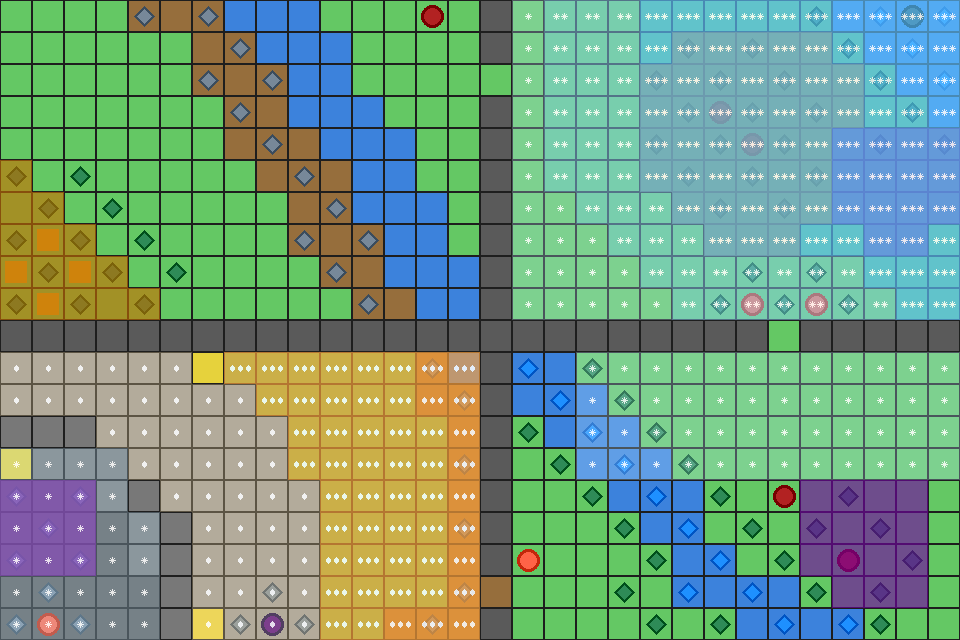

Below is a game level as drawn by its tile map, then a one-line description and the .tmx file that defines it, in full:
An orthogonal 30x20 tile map with 32x32 px tiles, 4 tile layers (地形, 発生, 地域, 気温), 6 tilesets.

<map version="1.10" tiledversion="1.12.2" orientation="orthogonal" renderorder="right-down" width="30" height="20" tilewidth="32" tileheight="32" infinite="0" nextlayerid="5" nextobjectid="1">
 <tileset firstgid="1" source="tilesets/001_simple/terrain.tsx" />
 <tileset firstgid="8" source="tilesets/001_simple/food_spawn.tsx" />
 <tileset firstgid="11" source="tilesets/001_simple/nest.tsx" />
 <tileset firstgid="19" source="tilesets/001_simple/region.tsx" />
 <tileset firstgid="27" source="tilesets/001_simple/chill.tsx" />
 <tileset firstgid="30" source="tilesets/001_simple/heat.tsx" />
 <layer id="1" name="地形" width="30" height="20" locked="1">
  <data encoding="csv">
1,1,1,1,2,2,2,3,3,3,1,1,1,1,1,7,1,1,1,1,1,1,1,1,1,1,3,3,3,3,
1,1,1,1,1,1,2,2,3,3,3,1,1,1,1,7,1,1,1,1,1,1,1,1,1,1,1,3,3,3,
1,1,1,1,1,1,2,2,2,3,3,1,1,1,1,1,1,1,1,1,1,1,1,1,1,1,1,1,3,3,
1,1,1,1,1,1,1,2,2,3,3,3,1,1,1,7,1,1,1,1,1,1,1,1,1,1,1,1,1,3,
1,1,1,1,1,1,1,2,2,2,3,3,3,1,1,7,1,1,1,1,1,1,1,1,1,1,1,1,1,1,
1,1,1,1,1,1,1,1,2,2,2,3,3,1,1,7,1,1,1,1,1,1,1,1,1,1,1,1,1,1,
1,1,1,1,1,1,1,1,1,2,2,3,3,3,1,7,1,1,1,1,1,1,1,1,1,1,1,1,1,1,
1,1,1,1,1,1,1,1,1,2,2,2,3,3,1,7,1,1,1,1,1,1,1,1,1,1,1,1,1,1,
1,1,1,1,1,1,1,1,1,1,2,2,3,3,3,7,1,1,1,1,1,1,1,1,1,1,1,1,1,1,
1,1,1,1,1,1,1,1,1,1,1,2,2,3,3,7,1,1,1,1,1,1,1,1,1,1,1,1,1,1,
7,7,7,7,7,7,7,7,7,7,7,7,7,7,7,7,7,7,7,7,7,7,7,7,1,7,7,7,7,7,
5,5,5,5,5,5,4,1,1,1,1,1,1,2,3,7,3,3,1,1,1,1,1,1,1,1,1,1,1,1,
5,5,5,5,5,5,5,5,1,1,1,1,1,2,2,7,3,3,3,1,1,1,1,1,1,1,1,1,1,1,
6,6,6,5,5,5,5,5,5,1,1,1,1,1,2,7,1,3,3,3,1,1,1,1,1,1,1,1,1,1,
4,6,6,6,5,5,5,5,5,1,1,1,1,1,2,7,1,1,3,3,3,1,1,1,1,1,1,1,1,1,
7,7,7,6,6,5,5,5,5,5,1,1,1,1,2,7,1,1,1,3,3,3,1,1,1,1,1,1,1,1,
7,7,7,7,6,6,5,5,5,5,1,1,1,1,2,7,1,1,1,1,3,3,1,1,1,1,1,1,1,1,
7,7,7,7,6,6,5,5,5,5,1,1,1,1,2,7,1,1,1,1,1,3,3,1,1,1,1,1,1,1,
7,7,7,7,7,6,5,5,5,5,1,1,1,1,2,2,1,1,1,1,1,3,3,3,3,1,1,1,1,1,
7,7,7,7,7,6,4,5,5,5,1,1,2,2,2,7,1,1,1,1,1,1,1,3,3,3,3,1,1,1
</data>
 </layer>
 <layer id="2" name="発生" width="30" height="20" locked="1">
  <data encoding="csv">
0,0,0,0,10,0,10,0,0,0,0,0,0,11,0,0,0,0,0,0,0,0,0,0,0,8,0,9,14,9,
0,0,0,0,0,0,0,10,0,0,0,0,0,0,0,0,0,0,0,0,0,8,0,8,0,0,8,0,9,0,
0,0,0,0,0,0,10,0,10,0,0,0,0,0,0,0,0,0,0,0,8,0,8,0,8,0,0,8,0,9,
0,0,0,0,0,0,0,10,0,0,0,0,0,0,0,0,0,0,0,0,0,8,11,8,0,8,0,0,8,0,
0,0,0,0,0,0,0,0,10,0,0,0,0,0,0,0,0,0,0,0,8,0,8,11,8,0,0,8,0,8,
8,0,8,0,0,0,0,0,0,10,0,0,0,0,0,0,0,0,0,0,0,8,0,8,0,8,0,0,0,0,
0,8,0,8,0,0,0,0,0,0,10,0,0,0,0,0,0,0,0,0,0,0,8,0,8,0,0,0,0,0,
8,15,8,0,8,0,0,0,0,10,0,10,0,0,0,0,0,0,0,0,0,0,0,0,0,0,0,0,0,0,
15,8,15,8,0,8,0,0,0,0,10,0,0,0,0,0,0,0,0,0,0,0,0,8,0,8,0,0,0,0,
8,15,8,0,8,0,0,0,0,0,0,10,0,0,0,0,0,0,0,0,0,0,8,12,8,12,8,0,0,0,
0,0,0,0,0,0,0,0,0,0,0,0,0,0,0,0,0,0,0,0,0,0,0,0,0,0,0,0,0,0,
0,0,0,0,0,0,0,0,0,0,0,0,0,10,0,0,9,0,8,0,0,0,0,0,0,0,0,0,0,0,
0,0,0,0,0,0,0,0,0,0,0,0,0,0,10,0,0,9,0,8,0,0,0,0,0,0,0,0,0,0,
0,0,0,0,0,0,0,0,0,0,0,0,0,0,0,0,8,0,9,0,8,0,0,0,0,0,0,0,0,0,
0,0,0,0,0,0,0,0,0,0,0,0,0,0,10,0,0,8,0,9,0,8,0,0,0,0,0,0,0,0,
10,0,10,0,0,0,0,0,0,0,0,0,0,0,0,0,0,0,8,0,9,0,8,0,11,0,8,0,0,0,
0,10,0,0,0,0,0,0,0,0,0,0,0,0,10,0,0,0,0,8,0,9,0,8,0,8,0,8,0,0,
10,0,10,0,0,0,0,0,0,0,0,0,0,0,0,0,12,0,0,0,8,0,9,0,8,0,11,0,8,0,
0,10,0,0,0,0,0,0,10,0,0,0,0,0,10,0,0,0,0,8,0,9,0,9,0,8,0,8,0,0,
10,12,10,0,0,0,0,10,13,10,0,0,0,10,0,0,0,0,0,0,8,0,8,0,9,0,9,8,0,0
</data>
 </layer>
 <layer id="3" name="地域" width="30" height="20">
  <data encoding="csv">
0,0,0,0,0,0,0,0,0,0,0,0,0,0,0,0,0,0,0,0,0,0,0,0,0,0,0,0,0,0,
0,0,0,0,0,0,0,0,0,0,0,0,0,0,0,0,0,0,0,0,0,20,20,20,20,20,0,0,0,0,
0,0,0,0,0,0,0,0,0,0,0,0,0,0,0,0,0,0,0,0,20,20,20,20,20,20,20,0,0,0,
0,0,0,0,0,0,0,0,0,0,0,0,0,0,0,0,0,0,0,0,20,20,20,20,20,20,20,0,0,0,
0,0,0,0,0,0,0,0,0,0,0,0,0,0,0,0,0,0,0,0,20,20,20,20,20,20,21,21,21,21,
20,0,0,0,0,0,0,0,0,0,0,0,0,0,0,0,0,0,0,0,20,20,20,20,20,20,21,21,21,21,
20,20,0,0,0,0,0,0,0,0,0,0,0,0,0,0,0,0,0,0,0,20,20,20,20,20,21,21,21,21,
20,20,20,0,0,0,0,0,0,0,0,0,0,0,0,0,0,0,0,0,0,0,20,20,20,0,0,21,21,0,
20,20,20,20,0,0,0,0,0,0,0,0,0,0,0,0,0,0,0,0,0,0,0,0,0,0,0,0,0,0,
20,20,20,20,20,0,0,0,0,0,0,0,0,0,0,0,0,0,0,0,0,0,0,0,0,0,0,0,0,0,
0,0,0,0,0,0,0,0,0,0,0,0,0,0,0,0,0,0,0,0,0,0,0,0,0,0,0,0,0,0,
0,0,0,0,0,0,0,0,0,0,0,0,0,0,0,0,0,0,0,0,0,0,0,0,0,0,0,0,0,0,
0,0,0,0,0,0,0,0,0,0,0,0,0,0,0,0,0,0,0,0,0,0,0,0,0,0,0,0,0,0,
0,0,0,0,0,0,0,0,0,0,0,0,0,0,0,0,0,0,0,0,0,0,0,0,0,0,0,0,0,0,
0,0,0,0,0,0,0,0,0,0,0,0,0,0,0,0,0,0,0,0,0,0,0,0,0,0,0,0,0,0,
21,21,21,0,0,0,0,0,0,0,0,0,0,0,0,0,0,0,0,0,0,0,0,0,0,21,21,21,21,0,
21,21,21,0,0,0,0,0,0,0,0,0,0,0,0,0,0,0,0,0,0,0,0,0,0,21,21,21,21,0,
21,21,21,0,0,0,0,0,0,0,0,0,0,0,0,0,0,0,0,0,0,0,0,0,0,21,21,21,21,0,
0,0,0,0,0,0,0,0,0,0,0,0,0,0,0,0,0,0,0,0,0,0,0,0,0,0,21,21,21,0,
0,0,0,0,0,0,0,0,0,0,0,0,0,0,0,0,0,0,0,0,0,0,0,0,0,0,0,0,0,0
</data>
 </layer>
 <layer id="4" name="気温" width="30" height="20" locked="1">
  <data encoding="csv">
0,0,0,0,0,0,0,0,0,0,0,0,0,0,0,0,27,28,28,28,29,29,29,29,29,29,29,29,29,29,
0,0,0,0,0,0,0,0,0,0,0,0,0,0,0,0,27,28,28,28,29,29,29,29,29,29,29,29,29,29,
0,0,0,0,0,0,0,0,0,0,0,0,0,0,0,0,27,28,28,28,29,29,29,29,29,29,29,29,29,29,
0,0,0,0,0,0,0,0,0,0,0,0,0,0,0,0,27,28,28,28,29,29,29,29,29,29,29,29,29,29,
0,0,0,0,0,0,0,0,0,0,0,0,0,0,0,0,27,28,28,28,29,29,29,29,29,29,29,29,29,29,
0,0,0,0,0,0,0,0,0,0,0,0,0,0,0,0,27,28,28,28,29,29,29,29,29,29,29,29,29,29,
0,0,0,0,0,0,0,0,0,0,0,0,0,0,0,0,27,27,28,28,28,29,29,29,29,29,29,29,29,29,
0,0,0,0,0,0,0,0,0,0,0,0,0,0,0,0,27,27,27,28,28,28,29,29,29,29,29,29,29,29,
0,0,0,0,0,0,0,0,0,0,0,0,0,0,0,0,27,27,27,27,28,28,28,28,28,28,28,29,29,29,
0,0,0,0,0,0,0,0,0,0,0,0,0,0,0,0,27,27,27,27,27,28,28,28,28,28,28,28,29,29,
0,0,0,0,0,0,0,0,0,0,0,0,0,0,0,0,0,0,0,0,0,0,0,0,0,0,0,0,0,0,
30,30,30,30,30,30,0,32,32,32,32,32,32,32,32,0,0,0,27,27,27,27,27,27,27,27,27,27,27,27,
30,30,30,30,30,30,30,30,32,32,32,32,32,32,32,0,0,0,27,27,27,27,27,27,27,27,27,27,27,27,
0,0,0,30,30,30,30,30,30,32,32,32,32,32,32,0,0,0,27,27,27,27,27,27,27,27,27,27,27,27,
27,27,27,27,30,30,30,30,30,32,32,32,32,32,32,0,0,0,27,27,27,27,27,27,27,27,27,27,27,27,
27,27,27,27,0,30,30,30,30,30,32,32,32,32,32,0,0,0,0,0,0,0,0,0,0,0,0,0,0,0,
27,27,27,27,27,0,30,30,30,30,32,32,32,32,32,0,0,0,0,0,0,0,0,0,0,0,0,0,0,0,
27,27,27,27,27,0,30,30,30,30,32,32,32,32,32,0,0,0,0,0,0,0,0,0,0,0,0,0,0,0,
27,27,27,27,27,0,30,30,30,30,32,32,32,32,32,0,0,0,0,0,0,0,0,0,0,0,0,0,0,0,
27,27,27,27,27,0,30,30,30,30,32,32,32,32,32,0,0,0,0,0,0,0,0,0,0,0,0,0,0,0
</data>
 </layer>
</map>
